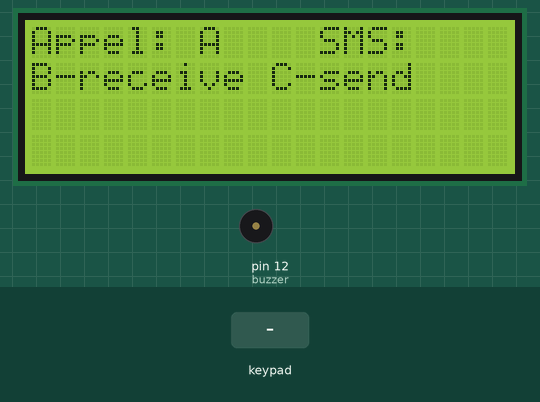
This sketch was run on a simulated Arduino Uno, built with avr-gcc and run on an emulated ATmega328P. Parts: 20×4 character LCD, buzzer (waves = sounding). Wiring (inferred from the names in the program): 4×4 keypad with keys 1 2 3 A 4 5 6 B 7 8 9 C * 0 # D: rows pin 2, pin 3, pin 4, pin 5; columns pin 8, pin 9, pin 10, pin 11. The inputs (shaded band) are chosen by the test bench. The modem accepts every AT command (registered, SIM ready, sends succeed) and sends nothing else; what the sketch prints to the serial monitor is not drawn.

Above: at 3.9 s.
4.0 s: key 'A' pressed
At 5.4 s:
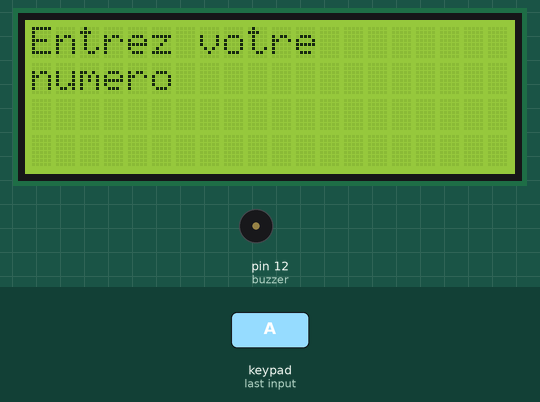
6.0 s: keypad keys 1 2 3 4 # pressed 0.4 s apart
At 9.0 s:
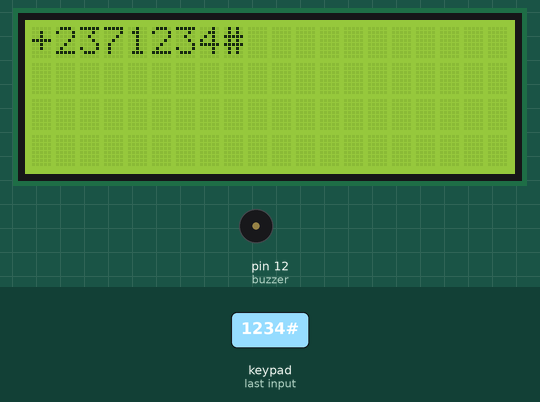
9.5 s: key 'B' pressed
At 10.8 s:
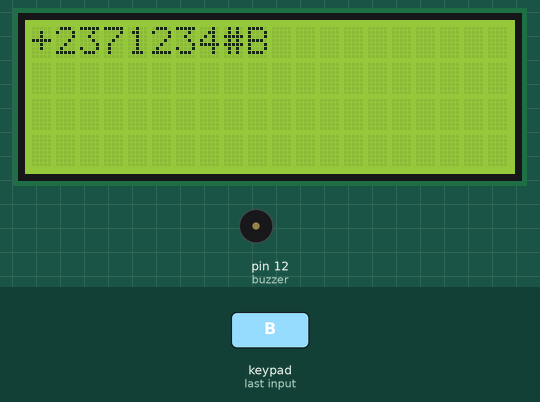
11.5 s: keypad keys 1 2 3 4 * pressed 0.4 s apart
At 14.42 s:
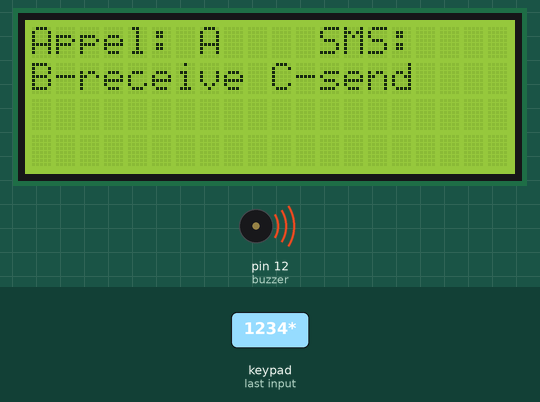
15.4 s: key 'B' pressed
At 17.1 s:
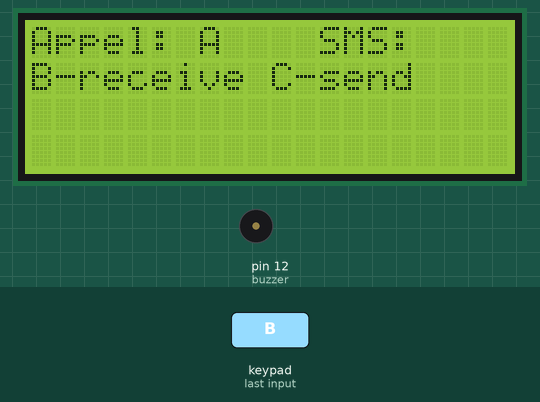
17.4 s: keypad keys 1 2 3 4 D pressed 0.4 s apart
At 18.58 s:
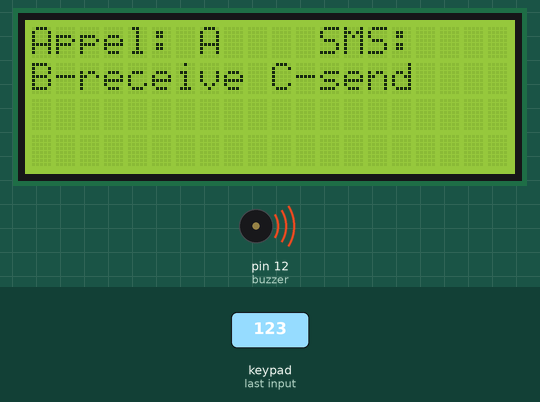
Timing chart, 0 to 21.4 s (numbered marks = the images above; inputs shaded):
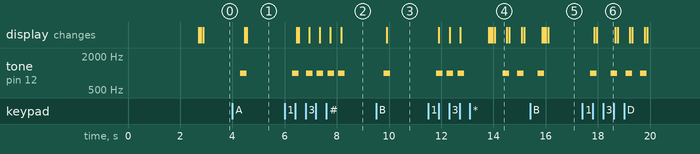

The sketch:

codetel.ino
```cpp
#include <String.h>

// module GSM
#include <SoftwareSerial.h>
SoftwareSerial sim(6, 7);
String _buffer;
String number = "+237656068502"; //-> Numero d'envoie du message
char Received_SMS;
String RSMS;
int taille_du_message =0;

// ecran LCD
#include <Wire.h>
#include <LiquidCrystal_I2C.h>
LiquidCrystal_I2C lcd(0x27,20,4);

// cablage des entrées du clavier
#define ligne_0 2
#define ligne_1 3
#define ligne_2 4
#define ligne_3 5

#define colonne_0 8
#define colonne_1 9
#define colonne_2 10
#define colonne_3 11

// buzzer
const int buzzer = 12;


void setup() {


  //delay(7000); // delay de 7 secondes pour s'assurer que les modules reçoivent le signal
  Serial.begin(9600);
  _buffer.reserve(50);
  Serial.println("Système En marche...");
  sim.begin(9600);
  delay(1000);
  ReceiveMode();      //Calling the function that puts the SIM800L moduleon receiving SMS mode
  Serial.println("Tape A pour l'envoi d'un SMS, B pour recevoir un SMS et C pour passer un appel");

  // initialisation du LCD
  lcd.init();
  lcd.init();
  lcd.backlight();

// message de initial sur le LCD
  lcd.setCursor(0,0);
  lcd.print("Appel: A    SMS:");
  lcd.setCursor(0,1);
  lcd.print("B-reçois C-send ");

  // Initialise le port série
  Serial.begin(9600);

  // On configure les lignes en sorties
  pinMode(ligne_0, OUTPUT);
  pinMode(ligne_1, OUTPUT);
  pinMode(ligne_2, OUTPUT);
  pinMode(ligne_3, OUTPUT);

  // On configure les colonnes en entrées avec pull-up
  pinMode(colonne_0, INPUT_PULLUP);
  pinMode(colonne_1, INPUT_PULLUP);
  pinMode(colonne_2, INPUT_PULLUP);
  pinMode(colonne_3, INPUT_PULLUP);

  pinMode(buzzer, OUTPUT);

}


void loop() {

  lcd.init();
  lcd.init();
  lcd.backlight();
  lcd.setCursor(0,0);
  lcd.print("Appel: A    SMS:");
  lcd.setCursor(0,1);
  lcd.print("B-receive C-send ");

// interface GSM

  char mode_appel_ou_sms;
  mode_appel_ou_sms = renvoie_le_buton_presse();
  Serial.println(mode_appel_ou_sms);
  sim.println(mode_appel_ou_sms);

    //if (Serial.available() < 0)
   //{
    //Serial.println("ok");
    //switch (Serial.read())
    switch (mode_appel_ou_sms)
    {
      Serial.println("ok");
      case 'C':
        SendMessage();
        break;

        case 'A':
        callNumber();
        break;

      case 'B':
        String mot = message_recu();
        //mot = message_recu();
        lcd.init();
        lcd.init();
        lcd.setCursor(0,0);

        for (int i=50; i<60; i++)
          {

          lcd.print(mot[i]);
          }


        lcd.print(mot);

        break;


    }
    if (sim.available() > 0)
    Serial.write(sim.read());

   //}

//String num = numero_de_telph();
//Serial.println(num);
}


//$$$$$$$$$$$$$$$$$$$$$$$$$$$$$$$$$$$$$$$$$$$$$$$$$$$$$$$$$$$$$$$$$$$$$$$$$$$$$$$$$$$$$$
// fonction du module GSM
//$$$$$$$$$$$$$$$$$$$$$$$$$$$$$$$$$$$$$$$$$$$$$$$$$$$$$$$$$$$$$$$$$$$$$$$$$$$$$$$$$$$$$$


void SendMessage()
{
  //$$$$$$$$$$$$$$$$$$$$$$$
  //Serial.println ("Envoi du message");
  sim.println("AT+CMGF=1");    //Définit le module GSM en mode texte
  delay(200);
  //Serial.println ("Définir le numéro de SMS");
  number = numero_de_telph();
  sim.println("AT+CMGS=\"" + number + "\"\r"); //Numéro de téléphone portable pour envoyer le message
  delay(200);
  String SMS = message();
  sim.println(SMS);

  //LCD affiche le message
  lcd.init();
  lcd.init();
  lcd.setCursor(0,1);
  lcd.print("Envoie du SMS...");
  delay(500);
  sim.println((char)26);
  delay(200);
  _buffer = _readSerial();


}

///////////////
void Serialcom() //This is used with ReceiveMode function, it's okay to use for tests with Serial monitor
{
  delay(500);
  while(Serial.available())
  {
    sim.write(Serial.read());//Forward what Serial received to Software Serial Port
  }
  while(sim.available())
  {
    Serial.write(sim.read());//Forward what Software Serial received to Serial Port
  }

}
void ReceiveMode(){       //Set the SIM800L Receive mode

  sim.println("AT"); //If everything is Okay it will show "OK" on the serial monitor
  Serialcom();
  sim.println("AT+CMGF=1"); // Configuring TEXT mode
  Serialcom();
  sim.println("AT+CNMI=2,2,0,0,0"); //Configure the SIM800L on how to manage the Received SMS... Check the SIM800L AT commands manual
  Serialcom();
}


//////////////////////////////////////////////////////////////
String _readSerial() {
  int _timeout = 0;
  while  (!sim.available() && _timeout < 12000  )
  {
    delay(13);
    _timeout++;
  }
  if (sim.available()) {
    return sim.readString();
  }
}

////////////////////////////////////////////////////////////////

String message_recu(){
  String RSMS;
  taille_du_message = 1;
  while(sim.available()<0){
     //ReceiveMode();
     while(sim.available()>0){

     Received_SMS=sim.read();
     Serial.print(Received_SMS);
     RSMS.concat(Received_SMS);
     //RSM[taille_du_message] = Received_SMS;
     taille_du_message ++;
    }
    }
    return RSMS;
}

////////////////////////////////////////////////////////////////


void callNumber() {

  number = numero_de_telph();

  sim.print (F("ATD"));
  sim.print (number);
  sim.print (F(";\r\n"));
  _buffer = _readSerial();
  Serial.println(_buffer);

  lcd.init();
  lcd.init();
  lcd.setCursor(5,0);
  lcd.print("CALL...");
  //delay(10000);

}


//$$$$$$$$$$$$$$$$$$$$$$$$$$$$$$$$$$$$$$$$$$$$$$$$$$$$$$$$$$$$$$$$$$$$$$$$$$$$$
// code du clavier
//$$$$$$$$$$$$$$$$$$$$$$$$$$$$$$$$$$$$$$$$$$$$$$$$$$$$$$$$$$$$$$$$$$$$$$$$$$$$$


char renvoie_le_buton_presse()
{
  do
   {
    // put your main code here, to run repeatedly:

  int etat_colonne_0 = HIGH;
  int etat_colonne_1 = HIGH;
  int etat_colonne_2 = HIGH;
  int etat_colonne_3 = HIGH;

  // On met la ligne 0 à 0V et les autres au 5V
  digitalWrite(ligne_0, LOW);
  digitalWrite(ligne_1, HIGH);
  digitalWrite(ligne_2, HIGH);
  digitalWrite(ligne_3, HIGH);

  // On recupère l'état des colonnes
  etat_colonne_0 = digitalRead(colonne_0);
  etat_colonne_1 = digitalRead(colonne_1);
  etat_colonne_2 = digitalRead(colonne_2);
  etat_colonne_3 = digitalRead(colonne_3);

  // Si on a la colonne 0 à LOW, c'est que le bouton 1 est pressé
  if(etat_colonne_0 == LOW) {
    delay(300);
    tone (buzzer, 1000, 250);
    delay(100);
    return '1';
  }

  // Si on a la colonne 1 à LOW, c'est que le bouton 2 est pressé
  if(etat_colonne_1 == LOW) {
     delay(300);
    tone (buzzer, 1000, 250);
    delay(100);
    return '2';
  }

    // Si on a la colonne 2 à LOW, c'est que le bouton 3 est pressé
  if(etat_colonne_2 == LOW) {
     delay(300);
    tone (buzzer, 1000, 250);
    delay(100);
    return '3';
  }

    // Si on a la colonne 3 à LOW, c'est que le bouton A est pressé
  if(etat_colonne_3 == LOW) {
     delay(300);
    tone (buzzer, 1000, 250);
    delay(100);
    return 'A';
  }

  // On met la ligne 1 à 0V et les autres au 5V
  digitalWrite(ligne_0, HIGH);
  digitalWrite(ligne_1, LOW);
  digitalWrite(ligne_2, HIGH);
  digitalWrite(ligne_3, HIGH);

  // On recupère l'état des colonnes
  etat_colonne_0 = digitalRead(colonne_0);
  etat_colonne_1 = digitalRead(colonne_1);
  etat_colonne_2 = digitalRead(colonne_2);
  etat_colonne_3 = digitalRead(colonne_3);

  // Si on a la colonne 0 à LOW, c'est que le bouton 4 est pressé
  if(etat_colonne_0 == LOW) {
    delay(300);
    tone (buzzer, 1000, 250);
    delay(100);
    return '4';
  }

  // Si on a la colonne 1 à LOW, c'est que le bouton 5 est pressé
  if(etat_colonne_1 == LOW) {
    delay(300);
    tone (buzzer, 1000, 250);
    delay(100);
    return '5';
  }

    // Si on a la colonne 2 à LOW, c'est que le bouton 6 est pressé
  if(etat_colonne_2 == LOW) {
    delay(300);
    tone (buzzer, 1000, 250);
    delay(100);
    return '6';
  }

    // Si on a la colonne 3 à LOW, c'est que le bouton B est pressé
  if(etat_colonne_3 == LOW) {
    delay(300);
    tone (buzzer, 1000, 250);
    delay(100);
    return 'B';
  }

  // On met la ligne 2 à 0V et les autres au 5V
  digitalWrite(ligne_0, HIGH);
  digitalWrite(ligne_1, HIGH);
  digitalWrite(ligne_2, LOW);
  digitalWrite(ligne_3, HIGH);

  // On recupère l'état des colonnes
  etat_colonne_0 = digitalRead(colonne_0);
  etat_colonne_1 = digitalRead(colonne_1);
  etat_colonne_2 = digitalRead(colonne_2);
  etat_colonne_3 = digitalRead(colonne_3);

  // Si on a la colonne 0 à LOW, c'est que le bouton 7 est pressé
  if(etat_colonne_0 == LOW) {
    delay(300);
    tone (buzzer, 1000, 250);
    delay(100);
    return '7';
  }

  // Si on a la colonne 1 à LOW, c'est que le bouton 8 est pressé
  if(etat_colonne_1 == LOW) {
    delay(300);
    tone (buzzer, 1000, 250);
    delay(100);
    return '8';
  }

    // Si on a la colonne 2 à LOW, c'est que le bouton 9 est pressé
  if(etat_colonne_2 == LOW) {
    delay(300);
    tone (buzzer, 1000, 250);
    delay(100);
    return '9';
  }

    // Si on a la colonne 3 à LOW, c'est que le bouton C est pressé
  if(etat_colonne_3 == LOW) {
    delay(300);
    tone (buzzer, 1000, 250);
    delay(100);
    return 'C';
  }

  // On met la ligne 3 à 0V et les autres au 5V
  digitalWrite(ligne_0, HIGH);
  digitalWrite(ligne_1, HIGH);
  digitalWrite(ligne_2, HIGH);
  digitalWrite(ligne_3, LOW);

  // On recupère l'état des colonnes
  etat_colonne_0 = digitalRead(colonne_0);
  etat_colonne_1 = digitalRead(colonne_1);
  etat_colonne_2 = digitalRead(colonne_2);
  etat_colonne_3 = digitalRead(colonne_3);

  // Si on a la colonne 0 à LOW, c'est que le bouton * est pressé
  if(etat_colonne_0 == LOW) {
    delay(300);
    tone (buzzer, 1000, 250);
    delay(100);
    return '*';
  }

  // Si on a la colonne 1 à LOW, c'est que le bouton 0 est pressé
  if(etat_colonne_1 == LOW) {
    delay(300);
    tone (buzzer, 1000, 250);
    delay(100);
    return '0';
  }

    // Si on a la colonne 2 à LOW, c'est que le bouton # est pressé
  if(etat_colonne_2 == LOW) {
    delay(300);
    tone (buzzer, 1000, 250);
    delay(100);
    return '#';
  }

    // Si on a la colonne 3 à LOW, c'est que le bouton D est pressé
  if(etat_colonne_3 == LOW) {
    delay(300);
    tone (buzzer, 1000, 250);
    delay(100);
    return 'D';
  }
  /*else
  {
    return NULL;
  }*/

  } while (1);

}


//$$$$$$$$$$$$$$$$$$$$$$$$$$$$$$$$$$$$$$$$$$$$$$$$$$$$$$$$$$$$$$$$$$$$$$$$$$$$$$$$$$$


String numero_de_telph() {
  String numero = "+237" ;
  int i=1;

  lcd.init();
  lcd.init();
  lcd.setCursor(0,0);
  lcd.print("Entrez votre");
  lcd.setCursor(0,1);
  lcd.print("numero");

  numero += renvoie_le_buton_presse();
    Serial.println(numero);
    lcd.init();
    lcd.init();
    lcd.setCursor(0,0);
    lcd.print(numero);

  while (i <=8)
  {
    numero += renvoie_le_buton_presse();
    i++;
    Serial.println(numero);
    lcd.setCursor(0,0);
    lcd.print(numero);
  }

  return numero;
}

//$$$$$$$$$$$$$$$$$$$$$$$$$$$$$$$$$$$$$$$$$$$

String message() {
  String message ;
  int i=1;

  lcd.init();
  lcd.init();
  lcd.setCursor(0,0);
  lcd.print("Entrez votre");
  lcd.setCursor(0,1);
  lcd.print("message");

   message += renvoie_le_buton_presse();
    Serial.println(message);
    lcd.init();
    lcd.init();
    lcd.setCursor(0,0);
    lcd.print(message);

  while (i <=4)
  {
    message += renvoie_le_buton_presse();
    i++;
    Serial.println(message);
    lcd.setCursor(0,0);
    lcd.print(message);
  }

  return message;
}
```

Measured:
- after the input at 4.0 s, tone on pin 12 (buzzer): silent → 1000 Hz after 0.30 s, → silent 0.25 s later; the display: first changes after 0.46 s (image 1 shows a later state)
- after the input at 6.0 s, tone on pin 12 (buzzer): goes 1000 Hz 0.25 s, silent 0.28 s, 3 × (1000 Hz 0.25 s, silent 0.16 s), 1000 Hz 0.25 s, then silent, starting after 0.30 s; the display: first changes after 0.46 s (image 2 shows a later state)
- after the input at 9.5 s, tone on pin 12 (buzzer): silent → 1000 Hz after 0.30 s, → silent 0.25 s later; the display: changes after 0.41 s (image 3)
- after the input at 11.5 s, tone on pin 12 (buzzer): plays 1000 Hz for 0.25 s, 1000 Hz for 0.25 s, 1000 Hz for 0.25 s, 1000 Hz for 0.25 s, 1000 Hz for 0.25 s, starting after 0.30 s; the display: first changes after 0.41 s (image 4 shows a later state)
- after the input at 15.4 s, tone on pin 12 (buzzer): silent → 1000 Hz after 0.30 s, → silent 0.25 s later; the display: first changes after 0.46 s (image 5 shows a later state)
- after the input at 17.4 s, tone on pin 12 (buzzer): plays 1000 Hz for 0.25 s, 1000 Hz for 0.25 s, 1000 Hz for 0.25 s, 1000 Hz for 0.25 s, starting after 0.30 s; the display: first changes after 0.46 s (image 6 shows a later state)
- what the display in image 4 shows lasts 0.5 s, from 14.0 s to 14.5 s
